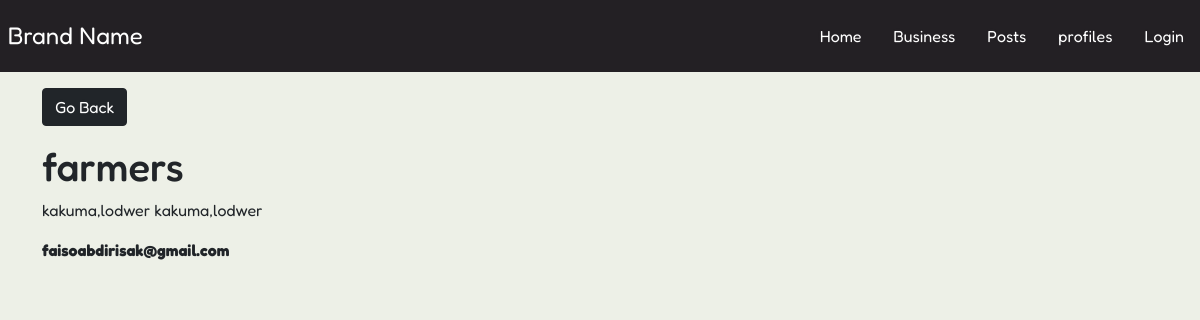
Page /business/busines/def5852e65034d1dac07e0d341a6b224 on the committed database.
### business/models.py (models this page shows, shortened)
class Business(models.Model):
    user= models.ForeignKey(Profile,null=True,blank=True,on_delete=models.SET_NULL)
    name = models.CharField(max_length=255)
    email = models.EmailField()
    address = models.TextField()
    neighbor = models.ForeignKey(Neighbor, on_delete=models.CASCADE, blank=True)
    created = models.DateTimeField(auto_now_add=True)
    id = models.UUIDField(default=uuid.uuid4,unique=True,primary_key=True,editable=False)

### business/views.py (the view)
# urls.py: path('busines/<str:pk>', views.busines, name='busines'),
def busines(request,pk):
    businessobj=Business.objects.get(id=pk)
    context={'businessobj':businessobj}
    return render(request, 'businesses/single-business.html', context)

### business/templates/businesses/single-business.html
{% extends 'base.html' %}
{% block content %}
<div class="container">
    <div class="row justify-cotent-center">
        <div class="col-md-9">
            <a href="{% url 'business' %}" class="btn btn-dark my-3">Go Back</a>
            <div style="height: 50vh;">
            <h1>{{businessobj.name}}</h1>
           <p>{{businessobj.address}}</p>
           <strong>{{businessobj.email}}</strong>
        </div>
        </div>
    </div>
</div>
{% endblock %}

### static/styles/main.css (style rules this page uses)
* { margin: 0; padding: 0; box-sizing: border-box; }
body { font-family: 'Fredoka', sans-serif; background-color: rgb(237, 240, 231); }
a { text-shadow: 0px 0px 3px rgba(117, 117, 117, 0.12); color: #140a16; text-decoration: none }

### rows in the picture
Business: name "farmers", address "kakuma,lodwer kakuma,lodwer", email "faisoabdirisak@gmail.com"
